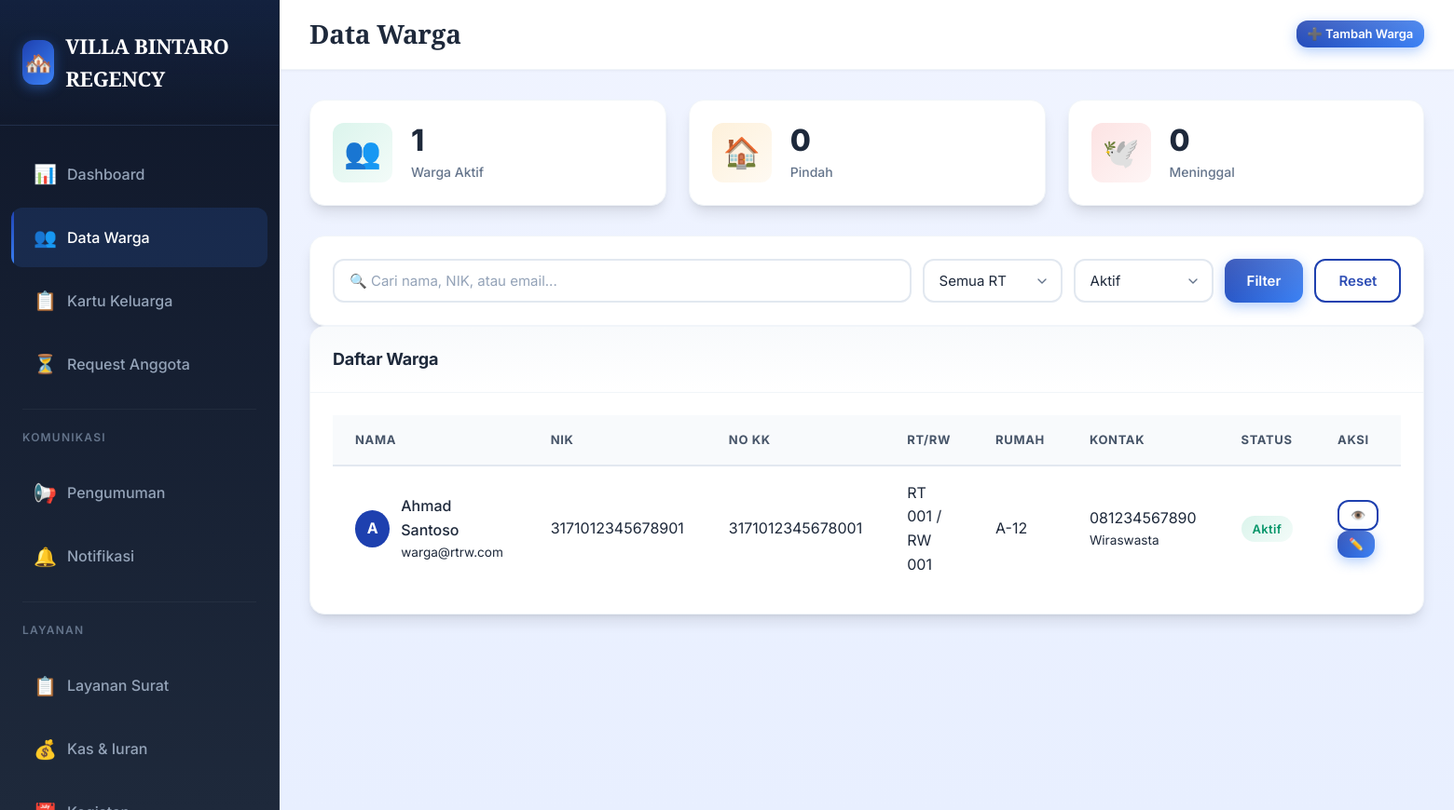
Screenshot of /warga.php (signed in) with the database file from the repository.
### tables this page shows
CREATE TABLE IF NOT EXISTS users (
    id INT AUTO_INCREMENT PRIMARY KEY,
    uuid VARCHAR(36) UNIQUE NOT NULL,
    email VARCHAR(255) UNIQUE NOT NULL,
    password VARCHAR(255) NOT NULL,
    role ENUM('admin', 'rt', 'rw', 'warga') DEFAULT 'warga',
    nama VARCHAR(255) NOT NULL,
    nik VARCHAR(16) UNIQUE NOT NULL,
    no_kk VARCHAR(16) NOT NULL,
    rt VARCHAR(3),
    rw VARCHAR(3),
    no_rumah VARCHAR(20),
    whatsapp VARCHAR(20),
    pekerjaan VARCHAR(100),
    status ENUM('aktif', 'pindah', 'meninggal') DEFAULT 'aktif',
    created_at TIMESTAMP DEFAULT CURRENT_TIMESTAMP,
    updated_at TIMESTAMP DEFAULT CURRENT_TIMESTAMP ON UPDATE CURRENT_TIMESTAMP,
    INDEX idx_email (email),
    INDEX idx_nik (nik),
    INDEX idx_no_kk (no_kk),
    INDEX idx_role (role)
);

### includes/auth.php (called while the page is built, shortened)
<?php
function sanitize($data) {
    return htmlspecialchars(trim($data), ENT_QUOTES, 'UTF-8');
}

### warga.php (the view, shortened to what this page needs)
<?php
require_once __DIR__ . '/includes/auth.php';
try {
    $pdo = getDbConnection();
    $search = $_GET['search'] ?? '';
    $filterStatus = $_GET['status'] ?? 'aktif';
    $whereClause = "1=1";
    $params = [];
    if ($filterStatus) {
        $whereClause .= " AND status = ?";
        $params[] = $filterStatus;
    }
    $stmt = $pdo->prepare("
        SELECT * FROM users
        WHERE role = 'warga' AND $whereClause
        ORDER BY nama ASC
    ");
    $stmt->execute($params);
    $wargaList = $stmt->fetchAll();
    $stmt = $pdo->query("SELECT COUNT(*) as total FROM users WHERE role = 'warga' AND status = 'aktif'");
    $totalWarga = $stmt->fetch()['total'] ?? 0;
    $stmt = $pdo->query("SELECT COUNT(*) as total FROM users WHERE role = 'warga' AND status = 'pindah'");
    $totalPindah = $stmt->fetch()['total'] ?? 0;
    $stmt = $pdo->query("SELECT COUNT(*) as total FROM users WHERE role = 'warga' AND status = 'meninggal'");
    $totalMeninggal = $stmt->fetch()['total'] ?? 0;
} catch (PDOException $e) {
    $wargaList = [];
    $rtCounts = [];
    $totalWarga = 0;
    $totalPindah = 0;
    $totalMeninggal = 0;
}
?>
<!DOCTYPE html>
<html lang="id">
<head>
    <link rel="stylesheet" href="css/style-premium.css">
</head>
<body>
    <div class="dashboard">
        <aside class="sidebar" id="sidebar">
            <div class="sidebar-header">
                <div class="sidebar-brand">
                    <div class="sidebar-brand-icon">🏘️</div>
                    <span>VILLA BINTARO REGENCY</span>
                </div>
            </div>
            <nav class="sidebar-menu">
                <a href="dashboard.php" class="sidebar-menu-item"><span class="sidebar-menu-icon">📊</span><span>Dashboard</span></a>
                <a href="warga.php" class="sidebar-menu-item active"><span class="sidebar-menu-icon">👥</span><span>Data Warga</span></a>
                <a href="kk.php" class="sidebar-menu-item"><span class="sidebar-menu-icon">📋</span><span>Kartu Keluarga</span></a>
                <a href="requests.php" class="sidebar-menu-item"><span class="sidebar-menu-icon">⏳</span><span>Request Anggota</span></a>
                <div style="margin: var(--space-4) var(--space-6); padding-top: var(--space-4); border-top: 1px solid rgba(255,255,255,0.05);">
                    <span style="font-size: 0.75rem; text-transform: uppercase; letter-spacing: 0.1em; color: var(--slate-500); font-weight: 600;">Komunikasi</span>
                </div>
                <a href="pengumuman.php" class="sidebar-menu-item"><span class="sidebar-menu-icon">📢</span><span>Pengumuman</span></a>
                <a href="notifikasi.php" class="sidebar-menu-item"><span class="sidebar-menu-icon">🔔</span><span>Notifikasi</span></a>
                <div style="margin: var(--space-4) var(--space-6); padding-top: var(--space-4); border-top: 1px solid rgba(255,255,255,0.05);">
                    <span style="font-size: 0.75rem; text-transform: uppercase; letter-spacing: 0.1em; color: var(--slate-500); font-weight: 600;">Layanan</span>
                </div>
                <a href="layanan.php" class="sidebar-menu-item"><span class="sidebar-menu-icon">📋</span><span>Layanan Surat</span></a>
                <a href="iuran.php" class="sidebar-menu-item"><span class="sidebar-menu-icon">💰</span><span>Kas & Iuran</span></a>
                <a href="kegiatan.php" class="sidebar-menu-item"><span class="sidebar-menu-icon">📅</span><span>Kegiatan</span></a>
            </nav>
        </aside>
        <main class="main-content">
            <header class="topbar">
                <div class="topbar-left">
                    <h1 class="page-title">Data Warga</h1>
                </div>
                <div class="topbar-right">
                    <button class="btn btn-sm btn-primary" onclick="openModal('addWargaModal')">➕ Tambah Warga</button>
                </div>
            </header>
            <div class="content">
                <div class="dashboard-stats">
                    <div class="stat-card">
                        <div class="stat-card-icon green">👥</div>
                        <div class="stat-card-content">
                            <h3><?= $totalWarga ?></h3>
                            <p>Warga Aktif</p>
                        </div>
                    </div>
                    <div class="stat-card">
                        <div class="stat-card-icon orange">🏠</div>
                        <div class="stat-card-content">
                            <h3><?= $totalPindah ?></h3>
                            <p>Pindah</p>
                        </div>
                    </div>
                    <div class="stat-card">
                        <div class="stat-card-icon red">🕊️</div>
                        <div class="stat-card-content">
                            <h3><?= $totalMeninggal ?></h3>
                            <p>Meninggal</p>
                        </div>
                    </div>
                </div>
                <div class="card">
                    <div class="card-body">
                        <form method="GET" class="filter-form" style="display: flex; gap: 12px; flex-wrap: wrap;">
                            <input type="text" name="search" class="form-control" placeholder="🔍 Cari nama, NIK, atau email..." value="<?= sanitize($search) ?>" style="flex: 1; min-width: 250px;">
                            <select name="rt" class="form-control" style="width: 150px;">
                                <option value="">Semua RT</option>
                            </select>
                            <select name="status" class="form-control" style="width: 150px;">
                                <option value="aktif" <?= $filterStatus === 'aktif' ? 'selected' : '' ?>>Aktif</option>
                            </select>
                            <button type="submit" class="btn btn-primary">Filter</button>
                            <a href="warga.php" class="btn btn-outline">Reset</a>
                        </form>
                    </div>
                </div>
                <div class="card">
                    <div class="card-header">
                        <h3 class="card-title">Daftar Warga</h3>
                    </div>
                    <div class="card-body">
                        <?php if (empty($wargaList)): ?>
                            <div style="text-align: center; padding: var(--space-6); color: var(--slate-500);">
                                <div style="font-size: 4rem; margin-bottom: 16px;">👥</div>
                                <p>Belum ada data warga</p>
                            </div>
                        <?php else: ?>
                            <table class="table">
                                <thead>
                                    <tr>
                                        <th>Nama</th>
                                        <th>NIK</th>
                                        <th>No KK</th>
                                        <th>RT/RW</th>
                                        <th>Rumah</th>
                                        <th>Kontak</th>
                                        <th>Status</th>
                                        <th>Aksi</th>
                                    </tr>
                                </thead>
                                <tbody>
                                    <?php foreach ($wargaList as $w): ?>
                                    <tr>
                                        <td>
                                            <div style="display: flex; align-items: center; gap: 12px;">
                                                <div style="width: 40px; height: 40px; background: var(--primary-color); border-radius: 50%; display: flex; align-items: center; justify-content: center; color: white; font-weight: bold;"><?= strtoupper(substr($w['nama'], 0, 1)) ?></div>
                                                <div>
                                                    <div style="font-weight: 500;"><?= sanitize($w['nama']) ?></div>
                                                    <div style="font-size: 0.85rem; color: var(--gray-500);"><?= sanitize($w['email']) ?></div>
                                                </div>
                                            </div>
                                        </td>
                                        <td><?= sanitize($w['nik']) ?></td>
                                        <td><?= sanitize($w['no_kk']) ?></td>
                                        <td>RT <?= $w['rt'] ?> / RW <?= $w['rw'] ?></td>
                                        <td><?= $w['no_rumah'] ?? '-' ?></td>
                                        <td>
                                            <div><?= $w['whatsapp'] ?? '-' ?></div>
                                            <div style="font-size: 0.85rem; color: var(--gray-500);"><?= $w['pekerjaan'] ?? '-' ?></div>
                                        </td>
                                        <td>
                                            <?php if ($w['status'] === 'aktif'): ?>
                                                <span class="badge badge-success">Aktif</span>
                                            <?php elseif ($w['status'] === 'pindah'): ?>
                                                <span class="badge badge-warning">Pindah</span>
                                            <?php else: ?>
                                                <span class="badge badge-secondary">Meninggal</span>
                                            <?php endif; ?>
                                        </td>
                                        <td>
                                            <button class="btn btn-sm btn-outline" onclick="viewWarga(<?= $w['id'] ?>)">👁️</button>
                                            <button class="btn btn-sm btn-primary" onclick="editWarga(<?= $w['id'] ?>)">✏️</button>
                                        </td>
                                    </tr>
                                    <?php endforeach; ?>
                                </tbody>
                            </table>
                        <?php endif; ?>
                    </div>
                </div>
            </div>
        </main>
    </div>
</body>
</html>

### rows the page displays
users: nama "A", nama "Ahmad Santoso", email "warga@rtrw.com", nik "3171012345678901", no_kk "3171012345678001", rt "001", rw "001", no_rumah "A-12", whatsapp "081234567890", pekerjaan "Wiraswasta", status "Aktif"

### other values shown
$totalWarga "1"
$totalPindah "0"
$totalMeninggal "0"
